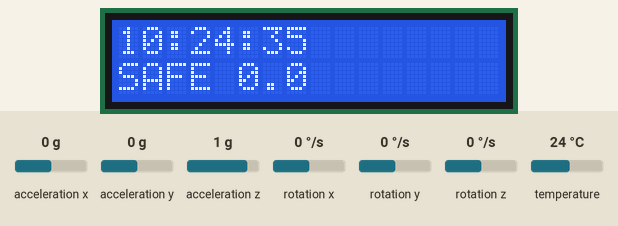
Simulated run of this sketch. Board: ESP32. Shown: 16×2 character LCD. The test bench sets the inputs (shaded band); at power-on: acceleration z 1 g, acceleration x 0 g, acceleration y 0 g, rotation x 0 °/s, rotation y 0 °/s, rotation z 0 °/s, temperature 24 °C. WiFi joins after 1.5 s; servers stay silent unless stated; the local clock reads 2024-03-15 10:24:30 at power-on unless the sketch sets it; what the sketch prints to the serial monitor is not drawn.

Above: at 5.8 s.
5.9 s: acceleration z set to -1.4 g
At 6.09 s:
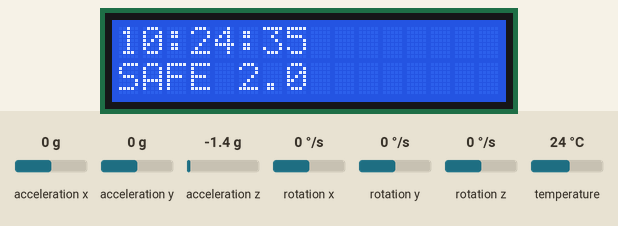
7.6 s: acceleration z set to 1.4 g
At 7.8 s:
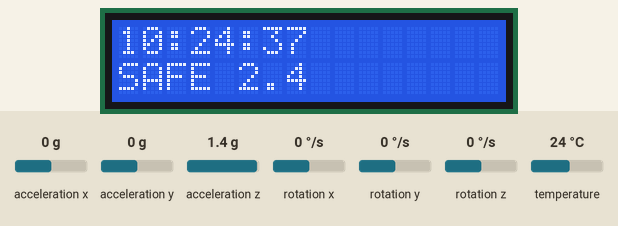
9.3 s: acceleration x set to -1.4 g
At 9.52 s:
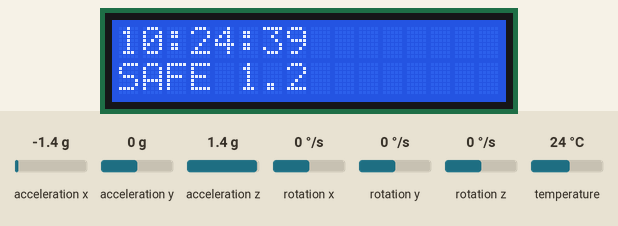
11.1 s: acceleration y set to -1.4 g
At 11.24 s:
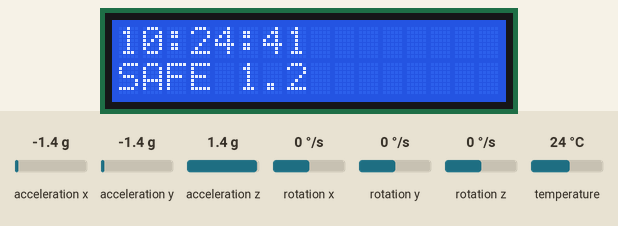
12.8 s: acceleration x set to 0.8 g
At 12.95 s:
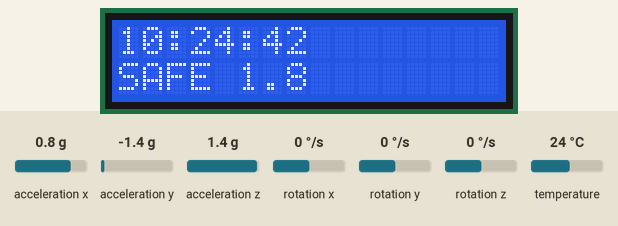
Timing chart, 0 to 15.5 s (numbered marks = the images above; inputs shaded):
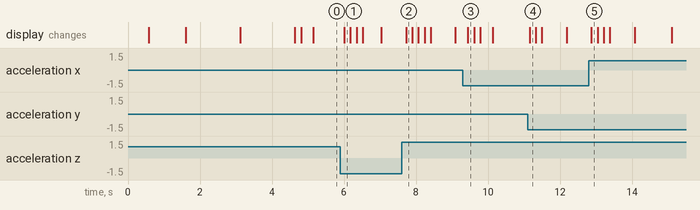

Measured:
- after the input at 9.3 s, the display: changes after 0.14 s (image 3)

The sketch:

arduino-ide-code.ino
```cpp
#include <Wire.h>
#include <WiFi.h>
#include <time.h>
#include <Adafruit_MPU6050.h>
#include <Adafruit_Sensor.h>
#include <LiquidCrystal_I2C.h>
// WIFI DETAILS
const char* ssid = "wifi-name";
const char* password = "wifi-password";
// LCD
LiquidCrystal_I2C lcd(0x27, 16, 2);
// MPU6050
Adafruit_MPU6050 mpu;
// PREVIOUS VALUES
float prevX = 0;
float prevY = 0;
float prevZ = 0;
// FILTERED MAGNITUDE
float filteredMagnitude = 0;

void setup() {
Serial.begin(115200);
// I2C PINS
Wire.begin(6, 7);
// LCD START
lcd.init();
lcd.backlight();
lcd.setCursor(0, 0);
lcd.print("Connecting WiFi");
// WIFI CONNECT
WiFi.begin(ssid, password);
while (WiFi.status() != WL_CONNECTED) {
delay(500);
lcd.print(".");
}
lcd.clear();
lcd.setCursor(0, 0);
lcd.print("WiFi Connected");
delay(1500);
// INTERNET TIME
configTime(19800, 0, "pool.ntp.org");
// MPU START
if (!mpu.begin()) {
lcd.clear();
lcd.setCursor(0, 0);
lcd.print("MPU ERROR");

while (1);
}
// BETTER SENSITIVITY
mpu.setAccelerometerRange(MPU6050_RANGE_16_G);
lcd.clear();
lcd.setCursor(0, 0);
lcd.print("System Ready");
delay(1500);
}
void loop() {
// GET REAL TIME
struct tm timeinfo;
getLocalTime(&timeinfo);
// READ SENSOR
sensors_event_t a, g, temp;
mpu.getEvent(&a, &g, &temp);
// CURRENT VALUES
float x = a.acceleration.x;
float y = a.acceleration.y;
float z = a.acceleration.z;
// DIFFERENCE VALUES
float deltaX = abs(x - prevX);
float deltaY = abs(y - prevY);
float deltaZ = abs(z - prevZ);
// SAVE CURRENT VALUES
prevX = x;
prevY = y;
prevZ = z;

// TOTAL VIBRATION
float vibration = deltaX + deltaY + deltaZ;
// BETTER EARTHQUAKE SCALE
float rawMagnitude = vibration / 3.5;
// LIMIT VALUES
if (rawMagnitude > 9.5) {
rawMagnitude = 9.5;
}
// SMOOTHING FILTER
filteredMagnitude =
(filteredMagnitude * 0.7) + (rawMagnitude * 0.3);
// VERY SMALL MOVEMENT REMOVAL
if (filteredMagnitude < 0.8) {
filteredMagnitude = 0.0;
}
// LCD DISPLAY
lcd.clear();
// SHOW REAL TIME
lcd.setCursor(0, 0);
if (timeinfo.tm_hour < 10) lcd.print("0");
lcd.print(timeinfo.tm_hour);
lcd.print(":");
if (timeinfo.tm_min < 10) lcd.print("0");
lcd.print(timeinfo.tm_min);
lcd.print(":");
if (timeinfo.tm_sec < 10) lcd.print("0");
lcd.print(timeinfo.tm_sec);

// SAFE
if (filteredMagnitude < 2.5) {
lcd.setCursor(0, 1);
lcd.print("SAFE ");
lcd.print(filteredMagnitude, 1);
}
// MILD TREMOR
else if (filteredMagnitude >= 2.5 &&
filteredMagnitude < 6.0) {
lcd.setCursor(0, 1);
lcd.print("MILD ");
lcd.print(filteredMagnitude, 1);
}
// DANGER
else {
lcd.setCursor(0, 1);
lcd.print("DANGER ");
lcd.print(filteredMagnitude, 1);
}
// SERIAL DEBUG
Serial.print("Vibration: ");
Serial.print(vibration);
Serial.print(" Magnitude: ");
Serial.println(filteredMagnitude);
delay(150);
}
```
